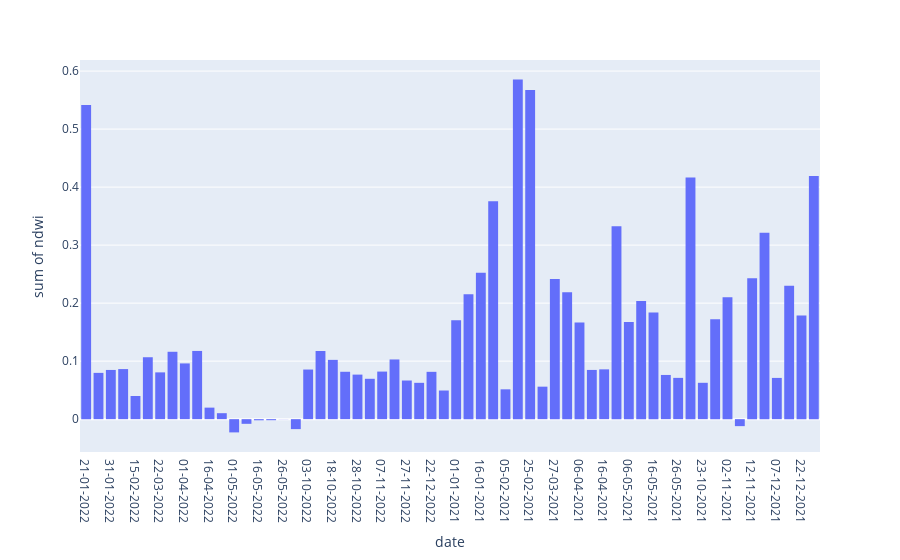
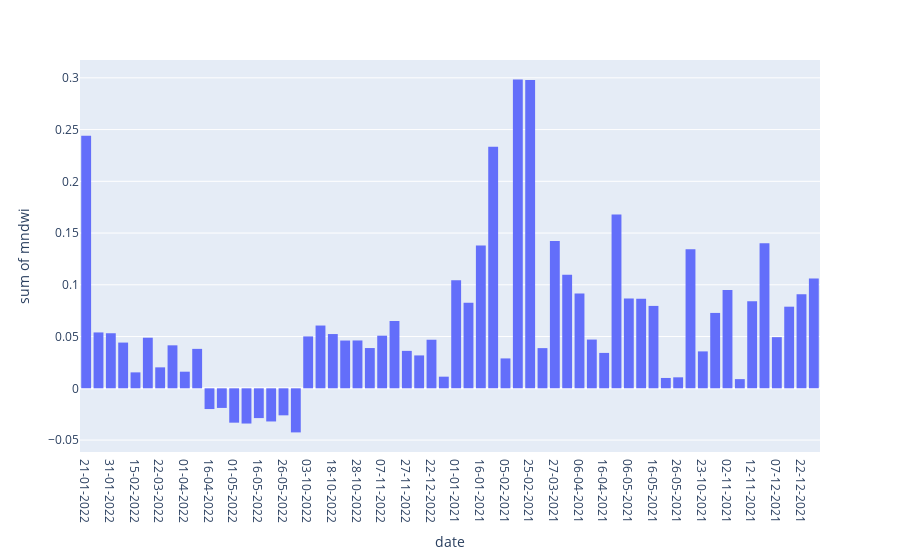

The code cell stored with these charts, in order, in its notebook:
### Markdown cell above
### Plots for each variable

### Code cell
variables = ["ndwi", "mndwi", "ndci", "ndti", "do", "ndsi", "ph", "chl_a", "ssc", "wst"]
for var in variables:
    fig = px.histogram(df, y=var, x=df["date"])
    fig.show()

### Figure 1 — Plotly figure (JSON) as saved in the notebook; plotly's stock layout.template omitted (floating-point values rounded to 4 significant figures)
{"data": [{"alignmentgroup": "True", "bingroup": "x", "histfunc": "sum", "hovertemplate": "date=%{x}<br>sum of ndwi=%{y}<extra></extra>", "legendgroup": "", "marker": {"color": "#636efa", "pattern": {"shape": ""}}, "name": "", "offsetgroup": "", "orientation": "v", "showlegend": false, "type": "histogram", "x": ["21-01-2022", "26-01-2022", "31-01-2022", "05-02-2022", "15-02-2022", "20-02-2022", "22-03-2022", "27-03-2022", "01-04-2022", "06-04-2022", "16-04-2022", "26-04-2022", "01-05-2022", "06-05-2022", "16-05-2022", "21-05-2022", "26-05-2022", "31-05-2022", "03-10-2022", "13-10-2022", "18-10-2022", "23-10-2022", "28-10-2022", "02-11-2022", "07-11-2022", "12-11-2022", "27-11-2022", "17-12-2022", "22-12-2022", "27-12-2022", "01-01-2021", "06-01-2021", "16-01-2021", "21-01-2021", "05-02-2021", "10-02-2021", "25-02-2021", "17-03-2021", "27-03-2021", "01-04-2021", "06-04-2021", "11-04-2021", "16-04-2021", "26-04-2021", "06-05-2021", "11-05-2021", "16-05-2021", "21-05-2021", "26-05-2021", "13-10-2021", "23-10-2021", "28-10-2021", "02-11-2021", "07-11-2021", "12-11-2021", "27-11-2021", "07-12-2021", "12-12-2021", "22-12-2021", "27-12-2021"], "xaxis": "x", "y": [0.5416, 0.07979, 0.08483, 0.0863, 0.03996, 0.1067, 0.08064, 0.1162, 0.09607, 0.1176, 0.01986, 0.01028, -0.02283, -0.008046, -0.001996, -0.001831, -0.0002172, -0.01716, 0.08554, 0.1175, 0.1022, 0.08169, 0.07679, 0.06957, 0.08202, 0.1029, 0.06662, 0.06264, 0.08157, 0.04938, 0.1706, 0.2152, 0.2526, 0.3757, 0.05142, 0.5853, 0.5675, 0.05601, 0.2415, 0.2189, 0.1666, 0.08486, 0.08584, 0.3327, 0.1674, 0.2037, 0.1839, 0.0762, 0.07116, 0.4165, 0.06267, 0.1724, 0.2102, -0.01204, 0.2428, 0.3214, 0.07109, 0.2301, 0.1788, 0.4194], "yaxis": "y"}], "layout": {"barmode": "relative", "legend": {"tracegroupgap": 0}, "margin": {"t": 60}, "xaxis": {"anchor": "y", "domain": [0, 1], "title": {"text": "date"}}, "yaxis": {"anchor": "x", "domain": [0, 1], "title": {"text": "sum of ndwi"}}}}

### Figure 2 — Plotly figure (JSON) as saved in the notebook; plotly's stock layout.template omitted (floating-point values rounded to 4 significant figures)
{"data": [{"alignmentgroup": "True", "bingroup": "x", "histfunc": "sum", "hovertemplate": "date=%{x}<br>sum of mndwi=%{y}<extra></extra>", "legendgroup": "", "marker": {"color": "#636efa", "pattern": {"shape": ""}}, "name": "", "offsetgroup": "", "orientation": "v", "showlegend": false, "type": "histogram", "x": ["21-01-2022", "26-01-2022", "31-01-2022", "05-02-2022", "15-02-2022", "20-02-2022", "22-03-2022", "27-03-2022", "01-04-2022", "06-04-2022", "16-04-2022", "26-04-2022", "01-05-2022", "06-05-2022", "16-05-2022", "21-05-2022", "26-05-2022", "31-05-2022", "03-10-2022", "13-10-2022", "18-10-2022", "23-10-2022", "28-10-2022", "02-11-2022", "07-11-2022", "12-11-2022", "27-11-2022", "17-12-2022", "22-12-2022", "27-12-2022", "01-01-2021", "06-01-2021", "16-01-2021", "21-01-2021", "05-02-2021", "10-02-2021", "25-02-2021", "17-03-2021", "27-03-2021", "01-04-2021", "06-04-2021", "11-04-2021", "16-04-2021", "26-04-2021", "06-05-2021", "11-05-2021", "16-05-2021", "21-05-2021", "26-05-2021", "13-10-2021", "23-10-2021", "28-10-2021", "02-11-2021", "07-11-2021", "12-11-2021", "27-11-2021", "07-12-2021", "12-12-2021", "22-12-2021", "27-12-2021"], "xaxis": "x", "y": [0.244, 0.05398, 0.0532, 0.0442, 0.01539, 0.0489, 0.02025, 0.04153, 0.01605, 0.03811, -0.02004, -0.01896, -0.03321, -0.03403, -0.0288, -0.03203, -0.02611, -0.04261, 0.05014, 0.06066, 0.05243, 0.04617, 0.04623, 0.03889, 0.05084, 0.06502, 0.03617, 0.03176, 0.04693, 0.01124, 0.1043, 0.08278, 0.138, 0.2335, 0.02887, 0.2983, 0.298, 0.03882, 0.1423, 0.1097, 0.0917, 0.0471, 0.0342, 0.168, 0.08668, 0.08655, 0.07962, 0.01, 0.01061, 0.1343, 0.03566, 0.07284, 0.09501, 0.008874, 0.08418, 0.1403, 0.04942, 0.07887, 0.09089, 0.1062], "yaxis": "y"}], "layout": {"barmode": "relative", "legend": {"tracegroupgap": 0}, "margin": {"t": 60}, "xaxis": {"anchor": "y", "domain": [0, 1], "title": {"text": "date"}}, "yaxis": {"anchor": "x", "domain": [0, 1], "title": {"text": "sum of mndwi"}}}}
